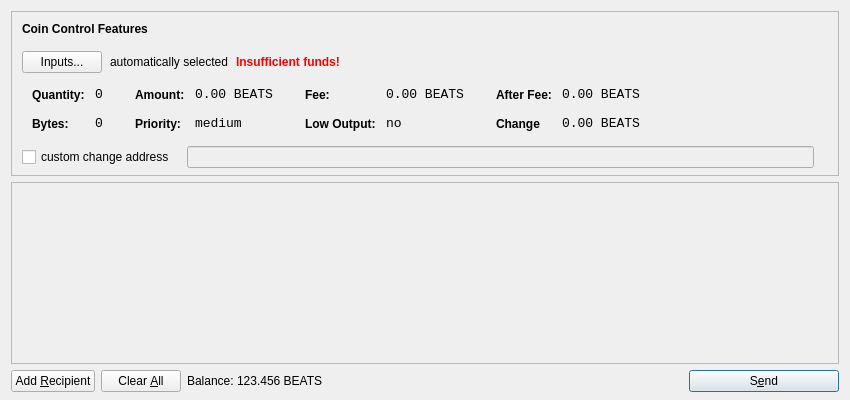
<?xml version="1.0" encoding="UTF-8"?>
<ui version="4.0">
 <class>SendCoinsDialog</class>
 <widget class="QDialog" name="SendCoinsDialog">
  <property name="geometry">
   <rect>
    <x>0</x>
    <y>0</y>
    <width>850</width>
    <height>400</height>
   </rect>
  </property>
  <property name="windowTitle">
   <string>Send Coins</string>
  </property>
  <layout class="QVBoxLayout" name="verticalLayout" stretch="0,1,0">
   <property name="bottomMargin">
    <number>8</number>
   </property>
   <item>
    <widget class="QFrame" name="frameCoinControl">
     <property name="sizePolicy">
      <sizepolicy hsizetype="Expanding" vsizetype="Expanding">
       <horstretch>0</horstretch>
       <verstretch>0</verstretch>
      </sizepolicy>
     </property>
     <property name="maximumSize">
      <size>
       <width>16777215</width>
       <height>16777215</height>
      </size>
     </property>
     <property name="frameShape">
      <enum>QFrame::StyledPanel</enum>
     </property>
     <property name="frameShadow">
      <enum>QFrame::Sunken</enum>
     </property>
     <layout class="QVBoxLayout" name="verticalLayoutCoinControl2">
      <property name="spacing">
       <number>-1</number>
      </property>
      <property name="leftMargin">
       <number>0</number>
      </property>
      <property name="topMargin">
       <number>0</number>
      </property>
      <property name="rightMargin">
       <number>0</number>
      </property>
      <property name="bottomMargin">
       <number>6</number>
      </property>
      <item>
       <layout class="QVBoxLayout" name="verticalLayoutCoinControl" stretch="0,0,0,0,1">
        <property name="spacing">
         <number>0</number>
        </property>
        <property name="leftMargin">
         <number>10</number>
        </property>
        <property name="topMargin">
         <number>10</number>
        </property>
        <item>
         <layout class="QHBoxLayout" name="horizontalLayoutCoinControl1">
          <property name="bottomMargin">
           <number>15</number>
          </property>
          <item>
           <widget class="QLabel" name="labelCoinControlFeatures">
            <property name="sizePolicy">
             <sizepolicy hsizetype="Preferred" vsizetype="Maximum">
              <horstretch>0</horstretch>
              <verstretch>0</verstretch>
             </sizepolicy>
            </property>
            <property name="font">
             <font>
              <weight>75</weight>
              <bold>true</bold>
             </font>
            </property>
            <property name="styleSheet">
             <string notr="true">font-weight:bold;</string>
            </property>
            <property name="text">
             <string>Coin Control Features</string>
            </property>
           </widget>
          </item>
         </layout>
        </item>
        <item>
         <layout class="QHBoxLayout" name="horizontalLayoutCoinControl2" stretch="0,0,0,0">
          <property name="spacing">
           <number>8</number>
          </property>
          <property name="bottomMargin">
           <number>10</number>
          </property>
          <item>
           <widget class="QPushButton" name="pushButtonCoinControl">
            <property name="styleSheet">
             <string notr="true"/>
            </property>
            <property name="text">
             <string>Inputs...</string>
            </property>
           </widget>
          </item>
          <item>
           <widget class="QLabel" name="labelCoinControlAutomaticallySelected">
            <property name="text">
             <string>automatically selected</string>
            </property>
            <property name="margin">
             <number>5</number>
            </property>
           </widget>
          </item>
          <item>
           <widget class="QLabel" name="labelCoinControlInsuffFunds">
            <property name="font">
             <font>
              <weight>75</weight>
              <bold>true</bold>
             </font>
            </property>
            <property name="styleSheet">
             <string notr="true">color:red;font-weight:bold;</string>
            </property>
            <property name="text">
             <string>Insufficient funds!</string>
            </property>
            <property name="margin">
             <number>5</number>
            </property>
           </widget>
          </item>
          <item>
           <spacer name="horizontalSpacerCoinControl">
            <property name="orientation">
             <enum>Qt::Horizontal</enum>
            </property>
            <property name="sizeHint" stdset="0">
             <size>
              <width>40</width>
              <height>1</height>
             </size>
            </property>
           </spacer>
          </item>
         </layout>
        </item>
        <item>
         <widget class="QWidget" name="widgetCoinControl" native="true">
          <property name="sizePolicy">
           <sizepolicy hsizetype="Preferred" vsizetype="Preferred">
            <horstretch>0</horstretch>
            <verstretch>0</verstretch>
           </sizepolicy>
          </property>
          <property name="minimumSize">
           <size>
            <width>0</width>
            <height>0</height>
           </size>
          </property>
          <property name="styleSheet">
           <string notr="true"/>
          </property>
          <layout class="QHBoxLayout" name="horizontalLayoutCoinControl5">
           <property name="margin">
            <number>0</number>
           </property>
           <item>
            <layout class="QHBoxLayout" name="horizontalLayoutCoinControl3" stretch="0,0,0,1">
             <property name="spacing">
              <number>20</number>
             </property>
             <property name="topMargin">
              <number>0</number>
             </property>
             <property name="bottomMargin">
              <number>10</number>
             </property>
             <item>
              <layout class="QFormLayout" name="formLayoutCoinControl1">
               <property name="horizontalSpacing">
                <number>10</number>
               </property>
               <property name="verticalSpacing">
                <number>14</number>
               </property>
               <property name="leftMargin">
                <number>10</number>
               </property>
               <property name="topMargin">
                <number>4</number>
               </property>
               <property name="rightMargin">
                <number>6</number>
               </property>
               <item row="0" column="0">
                <widget class="QLabel" name="labelCoinControlQuantityText">
                 <property name="styleSheet">
                  <string notr="true">font-weight:bold;</string>
                 </property>
                 <property name="text">
                  <string>Quantity:</string>
                 </property>
                 <property name="margin">
                  <number>0</number>
                 </property>
                </widget>
               </item>
               <item row="0" column="1">
                <widget class="QLabel" name="labelCoinControlQuantity">
                 <property name="font">
                  <font>
                   <family>Monospace</family>
                   <pointsize>10</pointsize>
                  </font>
                 </property>
                 <property name="cursor">
                  <cursorShape>IBeamCursor</cursorShape>
                 </property>
                 <property name="contextMenuPolicy">
                  <enum>Qt::ActionsContextMenu</enum>
                 </property>
                 <property name="text">
                  <string>0</string>
                 </property>
                 <property name="margin">
                  <number>0</number>
                 </property>
                 <property name="textInteractionFlags">
                  <set>Qt::LinksAccessibleByMouse|Qt::TextSelectableByKeyboard|Qt::TextSelectableByMouse</set>
                 </property>
                </widget>
               </item>
               <item row="1" column="0">
                <widget class="QLabel" name="labelCoinControlBytesText">
                 <property name="styleSheet">
                  <string notr="true">font-weight:bold;</string>
                 </property>
                 <property name="text">
                  <string>Bytes:</string>
                 </property>
                </widget>
               </item>
               <item row="1" column="1">
                <widget class="QLabel" name="labelCoinControlBytes">
                 <property name="font">
                  <font>
                   <family>Monospace</family>
                   <pointsize>10</pointsize>
                  </font>
                 </property>
                 <property name="cursor">
                  <cursorShape>IBeamCursor</cursorShape>
                 </property>
                 <property name="contextMenuPolicy">
                  <enum>Qt::ActionsContextMenu</enum>
                 </property>
                 <property name="text">
                  <string>0</string>
                 </property>
                 <property name="textInteractionFlags">
                  <set>Qt::LinksAccessibleByMouse|Qt::TextSelectableByKeyboard|Qt::TextSelectableByMouse</set>
                 </property>
                </widget>
               </item>
              </layout>
             </item>
             <item>
              <layout class="QFormLayout" name="formLayoutCoinControl2">
               <property name="horizontalSpacing">
                <number>10</number>
               </property>
               <property name="verticalSpacing">
                <number>14</number>
               </property>
               <property name="leftMargin">
                <number>6</number>
               </property>
               <property name="topMargin">
                <number>4</number>
               </property>
               <property name="rightMargin">
                <number>6</number>
               </property>
               <item row="0" column="0">
                <widget class="QLabel" name="labelCoinControlAmountText">
                 <property name="styleSheet">
                  <string notr="true">font-weight:bold;</string>
                 </property>
                 <property name="text">
                  <string>Amount:</string>
                 </property>
                 <property name="margin">
                  <number>0</number>
                 </property>
                </widget>
               </item>
               <item row="0" column="1">
                <widget class="QLabel" name="labelCoinControlAmount">
                 <property name="font">
                  <font>
                   <family>Monospace</family>
                   <pointsize>10</pointsize>
                  </font>
                 </property>
                 <property name="cursor">
                  <cursorShape>IBeamCursor</cursorShape>
                 </property>
                 <property name="contextMenuPolicy">
                  <enum>Qt::ActionsContextMenu</enum>
                 </property>
                 <property name="text">
                  <string>0.00 BEATS</string>
                 </property>
                 <property name="textInteractionFlags">
                  <set>Qt::LinksAccessibleByMouse|Qt::TextSelectableByKeyboard|Qt::TextSelectableByMouse</set>
                 </property>
                </widget>
               </item>
               <item row="1" column="0">
                <widget class="QLabel" name="labelCoinControlPriorityText">
                 <property name="styleSheet">
                  <string notr="true">font-weight:bold;</string>
                 </property>
                 <property name="text">
                  <string>Priority:</string>
                 </property>
                </widget>
               </item>
               <item row="1" column="1">
                <widget class="QLabel" name="labelCoinControlPriority">
                 <property name="font">
                  <font>
                   <family>Monospace</family>
                   <pointsize>10</pointsize>
                  </font>
                 </property>
                 <property name="cursor">
                  <cursorShape>IBeamCursor</cursorShape>
                 </property>
                 <property name="contextMenuPolicy">
                  <enum>Qt::ActionsContextMenu</enum>
                 </property>
                 <property name="text">
                  <string>medium</string>
                 </property>
                 <property name="textInteractionFlags">
                  <set>Qt::LinksAccessibleByMouse|Qt::TextSelectableByKeyboard|Qt::TextSelectableByMouse</set>
                 </property>
                </widget>
               </item>
              </layout>
             </item>
             <item>
              <layout class="QFormLayout" name="formLayoutCoinControl3">
               <property name="horizontalSpacing">
                <number>10</number>
               </property>
               <property name="verticalSpacing">
                <number>14</number>
               </property>
               <property name="leftMargin">
                <number>6</number>
               </property>
               <property name="topMargin">
                <number>4</number>
               </property>
               <property name="rightMargin">
                <number>6</number>
               </property>
               <item row="0" column="0">
                <widget class="QLabel" name="labelCoinControlFeeText">
                 <property name="styleSheet">
                  <string notr="true">font-weight:bold;</string>
                 </property>
                 <property name="text">
                  <string>Fee:</string>
                 </property>
                 <property name="margin">
                  <number>0</number>
                 </property>
                </widget>
               </item>
               <item row="0" column="1">
                <widget class="QLabel" name="labelCoinControlFee">
                 <property name="font">
                  <font>
                   <family>Monospace</family>
                   <pointsize>10</pointsize>
                  </font>
                 </property>
                 <property name="cursor">
                  <cursorShape>IBeamCursor</cursorShape>
                 </property>
                 <property name="contextMenuPolicy">
                  <enum>Qt::ActionsContextMenu</enum>
                 </property>
                 <property name="text">
                  <string>0.00 BEATS</string>
                 </property>
                 <property name="textInteractionFlags">
                  <set>Qt::LinksAccessibleByMouse|Qt::TextSelectableByKeyboard|Qt::TextSelectableByMouse</set>
                 </property>
                </widget>
               </item>
               <item row="1" column="0">
                <widget class="QLabel" name="labelCoinControlLowOutputText">
                 <property name="styleSheet">
                  <string notr="true">font-weight:bold;</string>
                 </property>
                 <property name="text">
                  <string>Low Output:</string>
                 </property>
                </widget>
               </item>
               <item row="1" column="1">
                <widget class="QLabel" name="labelCoinControlLowOutput">
                 <property name="font">
                  <font>
                   <family>Monospace</family>
                   <pointsize>10</pointsize>
                  </font>
                 </property>
                 <property name="cursor">
                  <cursorShape>IBeamCursor</cursorShape>
                 </property>
                 <property name="contextMenuPolicy">
                  <enum>Qt::ActionsContextMenu</enum>
                 </property>
                 <property name="text">
                  <string>no</string>
                 </property>
                 <property name="textInteractionFlags">
                  <set>Qt::LinksAccessibleByMouse|Qt::TextSelectableByKeyboard|Qt::TextSelectableByMouse</set>
                 </property>
                </widget>
               </item>
              </layout>
             </item>
             <item>
              <layout class="QFormLayout" name="formLayoutCoinControl4">
               <property name="horizontalSpacing">
                <number>10</number>
               </property>
               <property name="verticalSpacing">
                <number>14</number>
               </property>
               <property name="leftMargin">
                <number>6</number>
               </property>
               <property name="topMargin">
                <number>4</number>
               </property>
               <property name="rightMargin">
                <number>6</number>
               </property>
               <item row="0" column="0">
                <widget class="QLabel" name="labelCoinControlAfterFeeText">
                 <property name="styleSheet">
                  <string notr="true">font-weight:bold;</string>
                 </property>
                 <property name="text">
                  <string>After Fee:</string>
                 </property>
                 <property name="margin">
                  <number>0</number>
                 </property>
                </widget>
               </item>
               <item row="0" column="1">
                <widget class="QLabel" name="labelCoinControlAfterFee">
                 <property name="font">
                  <font>
                   <family>Monospace</family>
                   <pointsize>10</pointsize>
                  </font>
                 </property>
                 <property name="cursor">
                  <cursorShape>IBeamCursor</cursorShape>
                 </property>
                 <property name="contextMenuPolicy">
                  <enum>Qt::ActionsContextMenu</enum>
                 </property>
                 <property name="text">
                  <string>0.00 BEATS</string>
                 </property>
                 <property name="textInteractionFlags">
                  <set>Qt::LinksAccessibleByMouse|Qt::TextSelectableByKeyboard|Qt::TextSelectableByMouse</set>
                 </property>
                </widget>
               </item>
               <item row="1" column="0">
                <widget class="QLabel" name="labelCoinControlChangeText">
                 <property name="styleSheet">
                  <string notr="true">font-weight:bold;</string>
                 </property>
                 <property name="text">
                  <string>Change</string>
                 </property>
                </widget>
               </item>
               <item row="1" column="1">
                <widget class="QLabel" name="labelCoinControlChange">
                 <property name="font">
                  <font>
                   <family>Monospace</family>
                   <pointsize>10</pointsize>
                  </font>
                 </property>
                 <property name="cursor">
                  <cursorShape>IBeamCursor</cursorShape>
                 </property>
                 <property name="contextMenuPolicy">
                  <enum>Qt::ActionsContextMenu</enum>
                 </property>
                 <property name="text">
                  <string>0.00 BEATS</string>
                 </property>
                 <property name="textInteractionFlags">
                  <set>Qt::LinksAccessibleByMouse|Qt::TextSelectableByKeyboard|Qt::TextSelectableByMouse</set>
                 </property>
                </widget>
               </item>
              </layout>
             </item>
            </layout>
           </item>
          </layout>
         </widget>
        </item>
        <item>
         <layout class="QHBoxLayout" name="horizontalLayoutCoinControl4" stretch="0,0,0">
          <property name="spacing">
           <number>12</number>
          </property>
          <property name="sizeConstraint">
           <enum>QLayout::SetDefaultConstraint</enum>
          </property>
          <property name="topMargin">
           <number>5</number>
          </property>
          <property name="rightMargin">
           <number>5</number>
          </property>
          <item>
           <widget class="QCheckBox" name="checkBoxCoinControlChange">
            <property name="text">
             <string>custom change address</string>
            </property>
           </widget>
          </item>
          <item>
           <widget class="QLineEdit" name="lineEditCoinControlChange">
            <property name="enabled">
             <bool>false</bool>
            </property>
            <property name="sizePolicy">
             <sizepolicy hsizetype="Expanding" vsizetype="Fixed">
              <horstretch>0</horstretch>
              <verstretch>0</verstretch>
             </sizepolicy>
            </property>
           </widget>
          </item>
          <item>
           <widget class="QLabel" name="labelCoinControlChangeLabel">
            <property name="sizePolicy">
             <sizepolicy hsizetype="Preferred" vsizetype="Expanding">
              <horstretch>0</horstretch>
              <verstretch>0</verstretch>
             </sizepolicy>
            </property>
            <property name="minimumSize">
             <size>
              <width>0</width>
              <height>0</height>
             </size>
            </property>
            <property name="text">
             <string/>
            </property>
            <property name="margin">
             <number>3</number>
            </property>
           </widget>
          </item>
         </layout>
        </item>
        <item>
         <spacer name="verticalSpacerCoinControl">
          <property name="orientation">
           <enum>Qt::Vertical</enum>
          </property>
          <property name="sizeHint" stdset="0">
           <size>
            <width>800</width>
            <height>1</height>
           </size>
          </property>
         </spacer>
        </item>
       </layout>
      </item>
     </layout>
    </widget>
   </item>
   <item>
    <widget class="QScrollArea" name="scrollArea">
     <property name="widgetResizable">
      <bool>true</bool>
     </property>
     <widget class="QWidget" name="scrollAreaWidgetContents">
      <property name="geometry">
       <rect>
        <x>0</x>
        <y>0</y>
        <width>830</width>
        <height>165</height>
       </rect>
      </property>
      <layout class="QVBoxLayout" name="verticalLayout_2">
       <property name="margin">
        <number>0</number>
       </property>
       <item>
        <layout class="QVBoxLayout" name="entries">
         <property name="spacing">
          <number>6</number>
         </property>
        </layout>
       </item>
       <item>
        <spacer name="verticalSpacer">
         <property name="orientation">
          <enum>Qt::Vertical</enum>
         </property>
         <property name="sizeHint" stdset="0">
          <size>
           <width>20</width>
           <height>40</height>
          </size>
         </property>
        </spacer>
       </item>
      </layout>
     </widget>
    </widget>
   </item>
   <item>
    <layout class="QHBoxLayout" name="horizontalLayout">
     <item>
      <widget class="QPushButton" name="addButton">
       <property name="toolTip">
        <string>Send to multiple recipients at once</string>
       </property>
       <property name="text">
        <string>Add &amp;Recipient</string>
       </property>
       <property name="icon">
        <iconset resource="../bitcoin.qrc">
         <normaloff>:/icons/add</normaloff>:/icons/add</iconset>
       </property>
       <property name="autoDefault">
        <bool>false</bool>
       </property>
      </widget>
     </item>
     <item>
      <widget class="QPushButton" name="clearButton">
       <property name="sizePolicy">
        <sizepolicy hsizetype="Minimum" vsizetype="Fixed">
         <horstretch>0</horstretch>
         <verstretch>0</verstretch>
        </sizepolicy>
       </property>
       <property name="toolTip">
        <string>Remove all transaction fields</string>
       </property>
       <property name="text">
        <string>Clear &amp;All</string>
       </property>
       <property name="icon">
        <iconset resource="../bitcoin.qrc">
         <normaloff>:/icons/remove</normaloff>:/icons/remove</iconset>
       </property>
       <property name="autoRepeatDelay">
        <number>300</number>
       </property>
       <property name="autoDefault">
        <bool>false</bool>
       </property>
      </widget>
     </item>
     <item>
      <layout class="QHBoxLayout" name="horizontalLayout_2">
       <property name="spacing">
        <number>3</number>
       </property>
       <item>
        <widget class="QLabel" name="label">
         <property name="sizePolicy">
          <sizepolicy hsizetype="Preferred" vsizetype="Fixed">
           <horstretch>0</horstretch>
           <verstretch>0</verstretch>
          </sizepolicy>
         </property>
         <property name="text">
          <string>Balance:</string>
         </property>
        </widget>
       </item>
       <item>
        <widget class="QLabel" name="labelBalance">
         <property name="sizePolicy">
          <sizepolicy hsizetype="Preferred" vsizetype="Fixed">
           <horstretch>0</horstretch>
           <verstretch>0</verstretch>
          </sizepolicy>
         </property>
         <property name="cursor">
          <cursorShape>IBeamCursor</cursorShape>
         </property>
         <property name="text">
          <string>123.456 BEATS</string>
         </property>
         <property name="textInteractionFlags">
          <set>Qt::LinksAccessibleByMouse|Qt::TextSelectableByKeyboard|Qt::TextSelectableByMouse</set>
         </property>
        </widget>
       </item>
      </layout>
     </item>
     <item>
      <spacer name="horizontalSpacer">
       <property name="orientation">
        <enum>Qt::Horizontal</enum>
       </property>
       <property name="sizeHint" stdset="0">
        <size>
         <width>40</width>
         <height>20</height>
        </size>
       </property>
      </spacer>
     </item>
     <item>
      <widget class="QPushButton" name="sendButton">
       <property name="minimumSize">
        <size>
         <width>150</width>
         <height>0</height>
        </size>
       </property>
       <property name="toolTip">
        <string>Confirm the send action</string>
       </property>
       <property name="text">
        <string>S&amp;end</string>
       </property>
       <property name="icon">
        <iconset resource="../bitcoin.qrc">
         <normaloff>:/icons/send</normaloff>:/icons/send</iconset>
       </property>
       <property name="default">
        <bool>true</bool>
       </property>
      </widget>
     </item>
    </layout>
   </item>
  </layout>
 </widget>
 <resources>
  <include location="../bitcoin.qrc"/>
 </resources>
 <connections/>
</ui>
